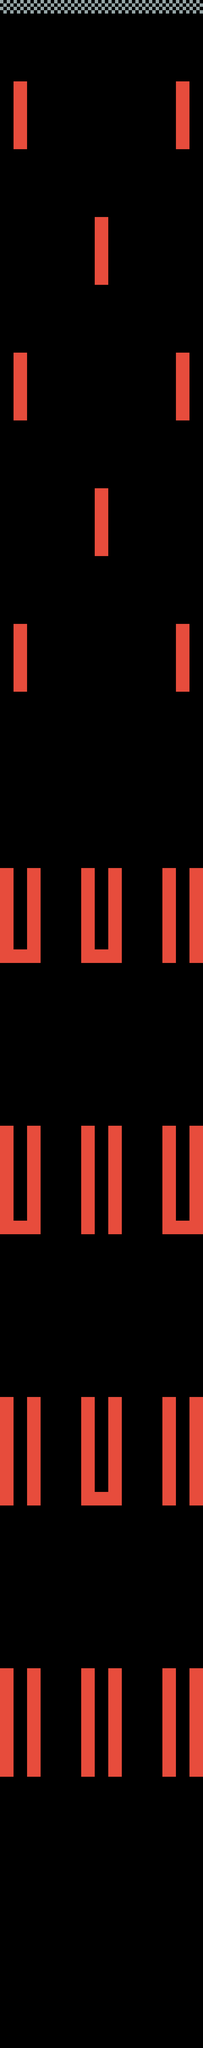

A level layout from a 2D game, rendered from its tile map. Below: a short description, then the map file with tile-grid data replaced by summaries:
An orthogonal 15x151 tile map with 48x48 px tiles, 2 tile layers (walls, finish).

<map version="1.0" orientation="orthogonal" renderorder="right-down" width="15" height="151" tilewidth="48" tileheight="48">
 <tileset firstgid="1" name="tile_set" tilewidth="48" tileheight="48">
  <image source="tile_set.png" width="144" height="96" />
 </tileset>
 <layer name="walls" width="15" height="151">
  <data>[2265 cells, 231 non-empty, 1 distinct tile ids]</data>
 </layer>
 <layer name="finish" width="15" height="151">
  <data>[2265 cells, 15 non-empty, 1 distinct tile ids]</data>
 </layer>
</map>
